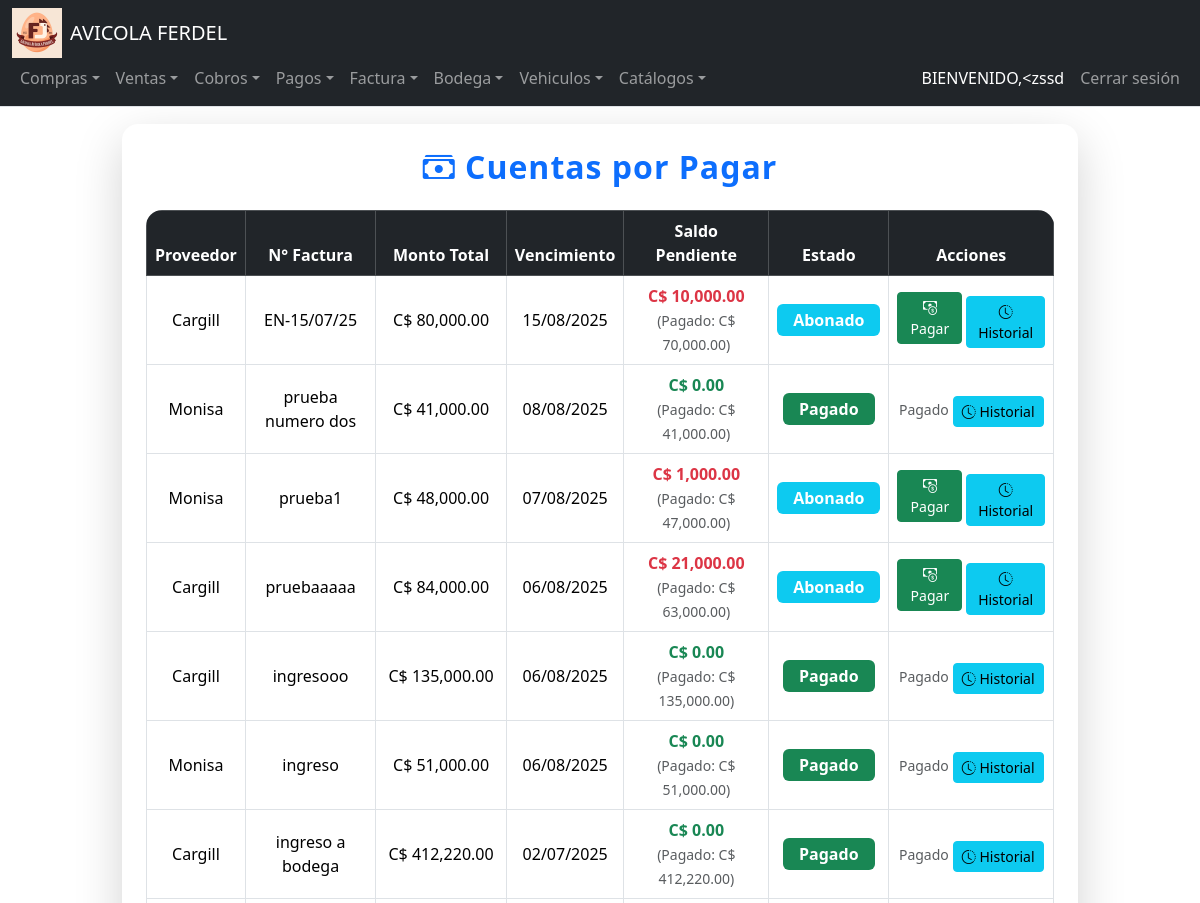
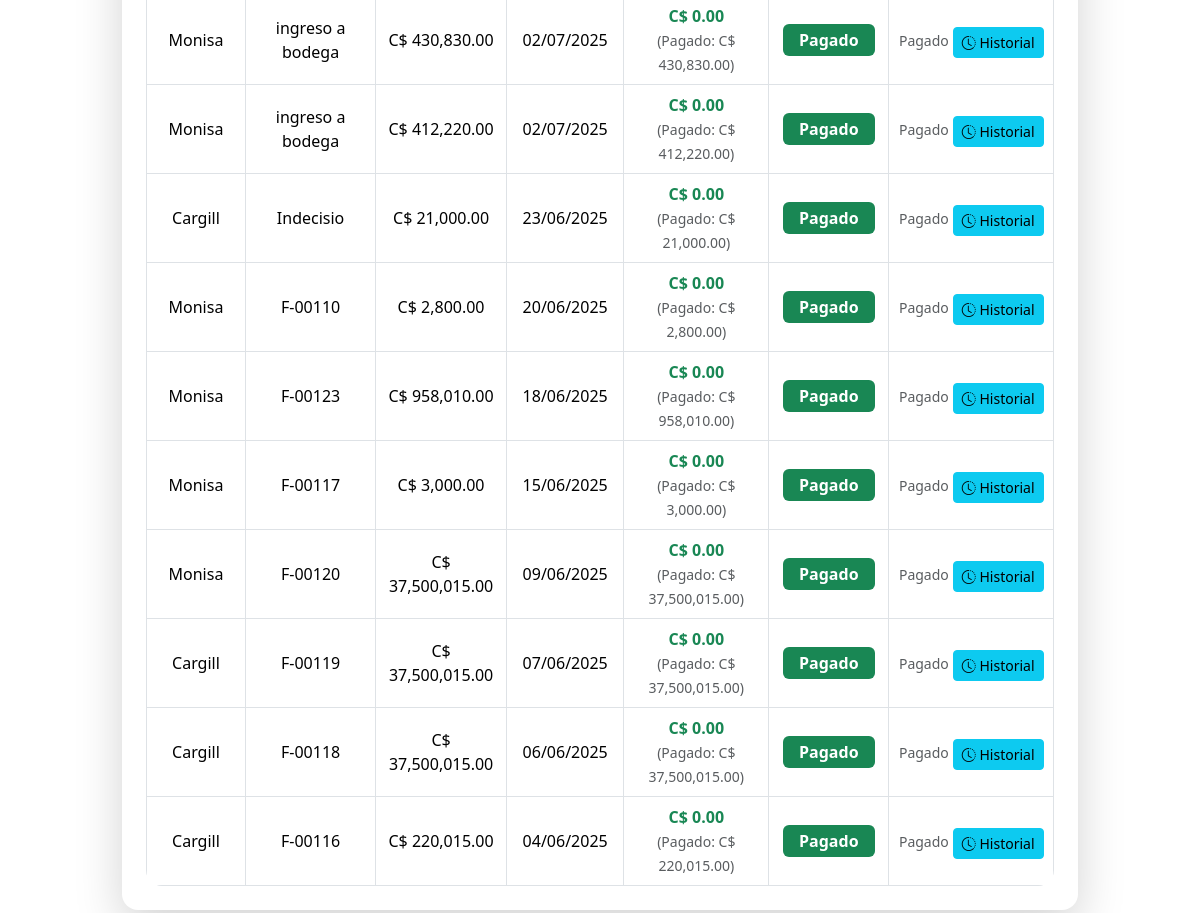
/pagos (signed in), run on the app's committed database (2 pictures, top to bottom).
### tables this page shows
CREATE TABLE Usuarios (
    ID_Usuario INTEGER PRIMARY KEY AUTOINCREMENT,
    NombreUsuario TEXT UNIQUE NOT NULL,
    ContrasenaHash TEXT NOT NULL,
    Rol_ID INTEGER,
    Estado INTEGER,
    Fecha_Creacion DATE,
    FOREIGN KEY (Rol_ID) REFERENCES Roles(ID_Rol)
);

CREATE TABLE Cuentas_Por_Pagar (
    ID_Cuenta INTEGER PRIMARY KEY AUTOINCREMENT,
    ID_Movimiento INTEGER,
    Fecha DATE,
    ID_Proveedor INTEGER,
    Num_Documento TEXT,
    Observacion TEXT,
    Fecha_Vencimiento DATE,
    Tipo_Movimiento INTEGER,
    Monto_Movimiento NUMERIC,
    IVA NUMERIC,
    Retencion NUMERIC,
    ID_Empresa INTEGER, Saldo_Pendiente NUMERIC(12,2) DEFAULT 0,
    FOREIGN KEY (ID_Proveedor) REFERENCES Proveedores(ID_Proveedor),
    FOREIGN KEY (ID_Empresa) REFERENCES Empresa(ID_Empresa)
);

CREATE TABLE Proveedores (
    ID_Proveedor INTEGER PRIMARY KEY AUTOINCREMENT,
    Nombre TEXT NOT NULL,
    Telefono TEXT,
    Direccion TEXT,
    RUC_CEDULA TEXT
);

### app.py (the view)
@app.route("/pagos", methods=["GET"])
@login_required
def pagos():
    try:
        cuentas = db.execute("""
            SELECT
                cpp.ID_Cuenta,
                cpp.ID_Movimiento,
                cpp.Num_Documento AS Factura,
                p.Nombre AS Proveedor,
                cpp.Monto_Movimiento,
                cpp.Saldo_Pendiente,
                cpp.Fecha_Vencimiento AS Fecha_Vencimiento_Original,
                strftime('%d/%m/%Y', cpp.Fecha_Vencimiento) AS Fecha_Vencimiento_Formateada,
                CASE
                    WHEN cpp.Saldo_Pendiente <= 0 THEN 'Pagado'
                    WHEN cpp.Saldo_Pendiente < cpp.Monto_Movimiento THEN 'Abonado'
                    ELSE 'Pendiente'
                END AS Estado
            FROM Cuentas_Por_Pagar cpp
            JOIN Proveedores p ON cpp.ID_Proveedor = p.ID_Proveedor
            ORDER BY cpp.ID_Cuenta DESC
        """)
        return render_template("pagos.html", cuentas=cuentas)
    except Exception as e:
        flash(f"❌ Error al cargar los pagos: {str(e)}", "danger")
        app.logger.error(f"Error en pagos: {str(e)}")
        return redirect(url_for("home"))

### app.py (called while the page is built)
@login_manager.user_loader
def load_user(user_id):
    user_data = db.execute("SELECT * FROM Usuarios WHERE ID_Usuario = ?", user_id)
    if len(user_data) == 1:
        return User(user_data[0]["ID_Usuario"], user_data[0]["NombreUsuario"])
    return None

@app.after_request
def after_request(response):
    response.headers["Cache-Control"] = "no-cache, no-store, must-revalidate"
    response.headers["Expires"] = 0
    response.headers["Pragma"] = "no-cache"
    return response

### Templates/pagos.html (shortened to what this page needs)
{% extends "layout.html" %}
{% block main %}
<div class="container" style="max-width: 980px; margin-top: 32px;">
    <div class="card shadow-lg border-0 rounded-4">
        <div class="card-body p-4">
            <h2 class="text-center mb-4 text-primary" style="font-weight: 700; letter-spacing: 1px;">
                <i class="bi bi-cash-stack"></i> Cuentas por Pagar
            </h2>
            <div class="table-responsive rounded-4">
                <table class="table table-hover table-bordered align-middle mb-0">
                    <thead class="table-dark">
                        <tr>
                            <th class="text-center">Proveedor</th>
                            <th class="text-center">N° Factura</th>
                            <th class="text-center">Monto Total</th>
                            <th class="text-center">Vencimiento</th>
                            <th class="text-center">Saldo Pendiente</th>
                            <th class="text-center">Estado</th>
                            <th class="text-center">Acciones</th>
                        </tr>
                    </thead>
                    <tbody>
                        {% for cuenta in cuentas %}
                        <tr data-id-cuenta="{{ cuenta.ID_Cuenta }}">
                            <td class="text-center">{{ cuenta.Proveedor }}</td>
                            <td class="text-center">{{ cuenta.Factura }}</td>
                            <td class="text-center">{{ 'C$ ' ~ "{:,.2f}".format(cuenta.Monto_Movimiento) }}</td>
                            <td class="text-center">{{ cuenta.Fecha_Vencimiento_Formateada }}</td>
                            <td class="text-center">
                                <span class="saldo-pendiente {% if cuenta.Saldo_Pendiente > 0 %}text-danger fw-bold{% else %}text-success fw-bold{% endif %}">
                                    {{ 'C$ ' ~ "{:,.2f}".format(cuenta.Saldo_Pendiente) }}
                                </span>
                                {% if cuenta.Saldo_Pendiente < cuenta.Monto_Movimiento %}
                                <br>
                                <small class="text-muted">
                                    (Pagado: C$ {{ "{:,.2f}".format(cuenta.Monto_Movimiento - cuenta.Saldo_Pendiente) }})
                                </small>
                                {% endif %}
                            </td>
                            <td class="text-center estado">
                                {% if cuenta.Estado == 'Pendiente' %}
                                <span class="badge bg-warning text-dark py-2 px-3 fs-6">Pendiente</span>
                                {% elif cuenta.Estado == 'Pagado' %}
                                <span class="badge bg-success py-2 px-3 fs-6">Pagado</span>
                                {% else %}
                                <span class="badge bg-info py-2 px-3 fs-6">Abonado</span>
                                {% endif %}
                            </td>
                            <td class="text-center">
                                <div class="d-flex flex-column flex-md-row gap-1 justify-content-center align-items-center">
                                    {% if cuenta.Saldo_Pendiente > 0 %}
                                    <a href="{{ url_for('registrar_pago', id_cuenta=cuenta.ID_Cuenta) }}"
                                        class="btn btn-success btn-sm mb-1 btn-pagar" title="Registrar pago">
                                        <i class="bi bi-cash-coin"></i> Pagar
                                    </a>
                                    {% else %}
                                    <span class="text-muted small">Pagado</span>
                                    {% endif %}
                                    <a href="{{ url_for('historial_pagos_pagar', id_cuenta=cuenta.ID_Cuenta) }}"
                                        class="btn btn-info btn-sm mt-1" title="Ver historial de pagos">
                                        <i class="bi bi-clock-history"></i> Historial
                                    </a>
                                </div>
                            </td>
                        </tr>
                        {% else %}
                        <tr>
                            <td colspan="7" class="text-center py-4">
                                <i class="bi bi-info-circle-fill"></i> No hay cuentas por pagar registradas
                            </td>
                        </tr>
                        {% endfor %}
                    </tbody>
                </table>
            </div>
        </div>
    </div>
</div>
{% endblock %}

### Templates/layout.html (shortened to what this page needs)
<!DOCTYPE html>
<html lang="es">
<head>
    <link href="https://cdn.jsdelivr.net/npm/bootstrap@5.3.3/dist/css/bootstrap.min.css" rel="stylesheet"
>
    <link rel="stylesheet" href="https://cdn.jsdelivr.net/npm/bootstrap-icons@1.11.1/font/bootstrap-icons.css">
    <link rel="stylesheet" href="{{ url_for('static', filename='styles.css') }}">
</head>
<body>
    <nav class="navbar navbar-expand-lg navbar-dark bg-dark border-bottom fixed-top">
        <div class="container-fluid">
            <div class="navbar-container">
                <div class="navbar-brand-container">
                    <img src="{{ url_for('static', filename='logoFerdel_web.png') }}"
                         alt="Logo de Ferdel"
                         width="50"
                         height="50"
                         class="img-fluid d-none d-sm-block">
                    <a class="navbar-brand" href="/">AVICOLA FERDEL</a>
                </div>
                <div class="collapse navbar-collapse navbar-menu" id="navbarNav">
                    {% if current_user.is_authenticated %}
                    <ul class="navbar-nav me-auto">
                        <li class="nav-item dropdown">
                            <a class="nav-link dropdown-toggle" href="#" id="comprasDropdown" role="button"
                               data-bs-toggle="dropdown" aria-expanded="false">
                                <span>Compras</span>
                            </a>
                        </li>
                        <li class="nav-item dropdown">
                            <a class="nav-link dropdown-toggle" href="#" id="ventasDropdown" role="button"
                               data-bs-toggle="dropdown" aria-expanded="false">
                                <span>Ventas</span>
                            </a>
                        </li>
                        <li class="nav-item dropdown">
                            <a class="nav-link dropdown-toggle" href="#" id="cobrosDropdown" role="button"
                               data-bs-toggle="dropdown" aria-expanded="false">
                                <span>Cobros</span>
                            </a>
                        </li>
                        <li class="nav-item dropdown">
                            <a class="nav-link dropdown-toggle" href="#" id="pagosDropdown" role="button"
                               data-bs-toggle="dropdown" aria-expanded="false">
                                <span>Pagos</span>
                            </a>
                        </li>
                        <li class="nav-item dropdown">
                            <a class="nav-link dropdown-toggle" href="#" id="facturaDropdown" role="button"
                               data-bs-toggle="dropdown" aria-expanded="false">
                                <span>Factura</span>
                            </a>
                        </li>
                        <li class="nav-item dropdown">
                            <a class="nav-link dropdown-toggle" href="#" id="bodegaDropdown" role="button"
                               data-bs-toggle="dropdown" aria-expanded="false">
                                <span>Bodega</span>
                            </a>
                        </li>
                        <li class="nav-item dropdown">
                            <a class="nav-link dropdown-toggle" href="#" id="vehiculosDropdown" role="button"
                               data-bs-toggle="dropdown" aria-expanded="false">
                                <span>Vehiculos</span>
                            </a>
                        </li>
                        <li class="nav-item dropdown">
                            <a class="nav-link dropdown-toggle" href="#" id="CatalogosDropdown" role="button"
                               data-bs-toggle="dropdown" aria-expanded="false">
                                <span>Catálogos</span>
                            </a>
                        </li>
                    </ul>
                    <ul class="navbar-nav">
                        <li class="nav-item">
                            <span class="nav-link text-white">
                                <span class="d-none d-md-inline">BIENVENIDO, </span>
                                {{ current_user.username }}
                            </span>
                        </li>
                        <li class="nav-item">
                            <a class="nav-link" href="/logout">
                                <span class="d-none d-sm-inline">Cerrar sesión</span>
                            </a>
                        </li>
                    </ul>
                    {% endif %}
                </div>
            </div>
        </div>
    </nav>
    <main class="container-fluid py-3">
        <div class="row justify-content-center">
            <div class="col-12 col-xxl-10">
                {% block main %}
                {% endblock %}
            </div>
        </div>
    </main>
</body>
</html>

### static/styles.css (style rules this page uses)
:root { --navbar-height-lg: 80px; --navbar-height-sm: 100px; --mobile-breakpoint: 576px; --tablet-breakpoint: 768px; --desktop-breakpoint: 992px; --navbar-bg: #212529; --dropdown-bg: rgba(52, 58, 64, 0.95); }
body { min-height: 100vh; display: flex; flex-direction: column; font-size: 1rem; }
main { padding-top: var(--navbar-height-lg); flex: 1; }
.navbar { height: auto; min-height: var(--navbar-height-lg); }
.navbar-container { display: flex; flex-wrap: wrap; align-items: center; justify-content: space-between; width: 100%; }
.navbar-brand-container { display: flex; align-items: center; flex-shrink: 0; }
.navbar-brand { white-space: nowrap; overflow: hidden; text-overflow: ellipsis; max-width: 200px; margin-left: 0.5rem; }
.navbar-menu { flex-grow: 1; display: flex; justify-content: space-between; }
.dropdown-item, .nav-link { padding: 0.5rem 1rem; display: flex; align-items: center; }
.navbar-collapse { transition: all 0.3s ease; }
.dropdown-toggle::after { display: inline-block; margin-left: 0.255em; vertical-align: 0.255em; content: ""; border-top: 0.3em solid; border-right: 0.3em solid transparent; border-bottom: 0; border-left: 0.3em solid transparent; }

### Templates/layout.html (style rules this page uses)
:root { --navbar-height: 56px; }
body { padding-top: calc(var(--navbar-height) + 20px); min-height: 100vh; display: flex; flex-direction: column; }
.fixed-top { position: fixed; top: 0; right: 0; left: 0; z-index: 1030; }
main { flex: 1; padding-top: 1rem; }

### data on the page
Usuarios: username "<zssd"
Cuentas_Por_Pagar: Proveedor "Cargill", Factura "EN-15/07/25", Monto_Movimiento "C$ 80,000.00", Fecha_Vencimiento_Formateada "15/08/2025", Saldo_Pendiente "C$ 10,000.00", cuenta.Monto_Movimiento-cuenta.Saldo_Pendiente "70,000.00", shows "Abonado"
Cuentas_Por_Pagar: Proveedor "Monisa", Factura "prueba numero dos", Monto_Movimiento "C$ 41,000.00", Fecha_Vencimiento_Formateada "08/08/2025", Saldo_Pendiente "C$ 0.00", cuenta.Monto_Movimiento-cuenta.Saldo_Pendiente "41,000.00", shows "Pagado"
Cuentas_Por_Pagar: Proveedor "Monisa", Factura "prueba1", Monto_Movimiento "C$ 48,000.00", Fecha_Vencimiento_Formateada "07/08/2025", Saldo_Pendiente "C$ 1,000.00", cuenta.Monto_Movimiento-cuenta.Saldo_Pendiente "47,000.00", shows "Abonado"
Cuentas_Por_Pagar: Proveedor "Cargill", Factura "pruebaaaaa", Monto_Movimiento "C$ 84,000.00", Fecha_Vencimiento_Formateada "06/08/2025", Saldo_Pendiente "C$ 21,000.00", cuenta.Monto_Movimiento-cuenta.Saldo_Pendiente "63,000.00", shows "Abonado"
Cuentas_Por_Pagar: Proveedor "Cargill", Factura "ingresooo", Monto_Movimiento "C$ 135,000.00", Fecha_Vencimiento_Formateada "06/08/2025", Saldo_Pendiente "C$ 0.00", cuenta.Monto_Movimiento-cuenta.Saldo_Pendiente "135,000.00", shows "Pagado"
Cuentas_Por_Pagar: Proveedor "Monisa", Factura "ingreso", Monto_Movimiento "C$ 51,000.00", Fecha_Vencimiento_Formateada "06/08/2025", Saldo_Pendiente "C$ 0.00", cuenta.Monto_Movimiento-cuenta.Saldo_Pendiente "51,000.00", shows "Pagado"
Cuentas_Por_Pagar: Proveedor "Cargill", Factura "ingreso a bodega", Monto_Movimiento "C$ 412,220.00", Fecha_Vencimiento_Formateada "02/07/2025", Saldo_Pendiente "C$ 0.00", cuenta.Monto_Movimiento-cuenta.Saldo_Pendiente "412,220.00", shows "Pagado"
Cuentas_Por_Pagar: Proveedor "Monisa", Factura "ingreso a bodega", Monto_Movimiento "C$ 430,830.00", Fecha_Vencimiento_Formateada "02/07/2025", Saldo_Pendiente "C$ 0.00", cuenta.Monto_Movimiento-cuenta.Saldo_Pendiente "430,830.00", shows "Pagado"
Cuentas_Por_Pagar: Proveedor "Monisa", Factura "ingreso a bodega", Monto_Movimiento "C$ 412,220.00", Fecha_Vencimiento_Formateada "02/07/2025", Saldo_Pendiente "C$ 0.00", cuenta.Monto_Movimiento-cuenta.Saldo_Pendiente "412,220.00", shows "Pagado"
Cuentas_Por_Pagar: Proveedor "Cargill", Factura "Indecisio", Monto_Movimiento "C$ 21,000.00", Fecha_Vencimiento_Formateada "23/06/2025", Saldo_Pendiente "C$ 0.00", cuenta.Monto_Movimiento-cuenta.Saldo_Pendiente "21,000.00", shows "Pagado"
Cuentas_Por_Pagar: Proveedor "Monisa", Factura "F-00110", Monto_Movimiento "C$ 2,800.00", Fecha_Vencimiento_Formateada "20/06/2025", Saldo_Pendiente "C$ 0.00", cuenta.Monto_Movimiento-cuenta.Saldo_Pendiente "2,800.00", shows "Pagado"
Cuentas_Por_Pagar: Proveedor "Monisa", Factura "F-00123", Monto_Movimiento "C$ 958,010.00", Fecha_Vencimiento_Formateada "18/06/2025", Saldo_Pendiente "C$ 0.00", cuenta.Monto_Movimiento-cuenta.Saldo_Pendiente "958,010.00", shows "Pagado"
Cuentas_Por_Pagar: Proveedor "Monisa", Factura "F-00117", Monto_Movimiento "C$ 3,000.00", Fecha_Vencimiento_Formateada "15/06/2025", Saldo_Pendiente "C$ 0.00", cuenta.Monto_Movimiento-cuenta.Saldo_Pendiente "3,000.00", shows "Pagado"
Cuentas_Por_Pagar: Proveedor "Monisa", Factura "F-00120", Monto_Movimiento "C$ 37,500,015.00", Fecha_Vencimiento_Formateada "09/06/2025", Saldo_Pendiente "C$ 0.00", cuenta.Monto_Movimiento-cuenta.Saldo_Pendiente "37,500,015.00", shows "Pagado"
Cuentas_Por_Pagar: Proveedor "Cargill", Factura "F-00119", Monto_Movimiento "C$ 37,500,015.00", Fecha_Vencimiento_Formateada "07/06/2025", Saldo_Pendiente "C$ 0.00", cuenta.Monto_Movimiento-cuenta.Saldo_Pendiente "37,500,015.00", shows "Pagado"
Cuentas_Por_Pagar: Proveedor "Cargill", Factura "F-00118", Monto_Movimiento "C$ 37,500,015.00", Fecha_Vencimiento_Formateada "06/06/2025", Saldo_Pendiente "C$ 0.00", cuenta.Monto_Movimiento-cuenta.Saldo_Pendiente "37,500,015.00", shows "Pagado"
Cuentas_Por_Pagar: Proveedor "Cargill", Factura "F-00116", Monto_Movimiento "C$ 220,015.00", Fecha_Vencimiento_Formateada "04/06/2025", Saldo_Pendiente "C$ 0.00", cuenta.Monto_Movimiento-cuenta.Saldo_Pendiente "220,015.00", shows "Pagado"
